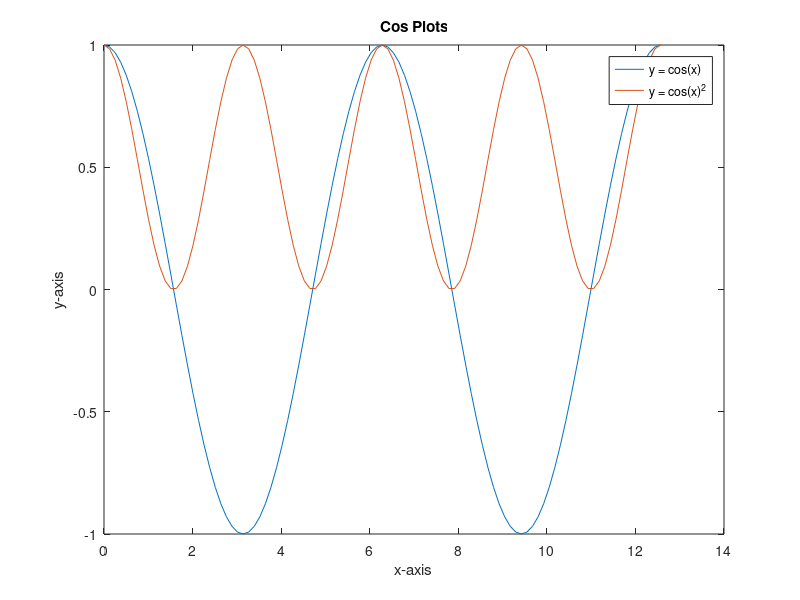

Write MATLAB code to recreate this figure.
%% Cos plot example #1
% The double-percent sign breaks the script into sections.
% Put your cursor in a section and click "Run Section" rather than "Run" to
% run just the section that contains your cursor!

% Plotting cos(x)
clear
clc
x = zeros(1,101);
y = zeros(1,101);
for n = 1:101
    x(n) = (n-1) * (0.04*pi);
    y(n) = cos(x(n));
end
plot(x,y)

%% Cos plot example #2
clear
clc

% Using comet plot to animate plotting cos(x)
x = zeros(1,1001);
y = zeros(1,1001);
for n = 1:1001
    x(n) = (n-1) * (0.004*pi);
    y(n) = cos(x(n));
end
comet(x,y)

%% Cos plot example #3
clear
clc

% Using hold to allow multiple plots in one figure 
% and adding titles/labels/legend
x = zeros(1,101);
y = zeros(1,101);
for n = 1:101
    x(n) = (n-1) * (0.04*pi);
    y(n) = cos(x(n));
    y2(n) = cos(x(n))^2;
end

plot(x,y)
hold on
plot(x,y2)
title('Cos Plots')
xlabel('x-axis')
ylabel('y-axis')
legend('y = cos(x)', 'y = cos(x)^2')
hold off

%% Cos plot example #4
clear
clc

% Using fprintf
x = zeros(1,101);
y = zeros(1,101);
for n = 1:101
    x(n) = -4*pi + (n-1) * (0.08*pi);
    y(n) = cos(x(n));
end

fprintf('     x       y\n')
for n=1:10:101
    fprintf(' %7.3f  %6.3f\n',x(n), y(n))
end
